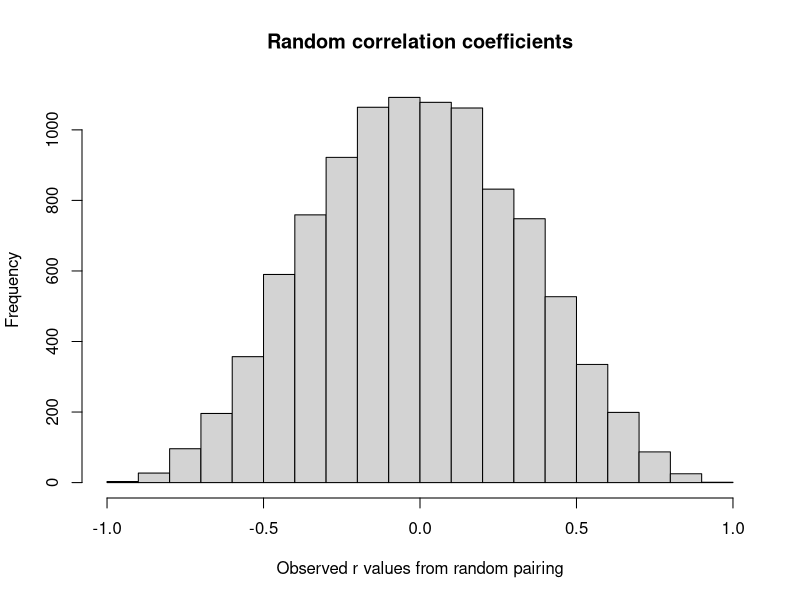

The R script that drew this image:
## ---- chunk 1
# Read the data file containing athletic and IQ scores.
ath_iq_df <- read.csv('data/athletic_iq.csv')

# Turn athletic and IQ scores into vectors.
ath = ath_iq_df$athletic_score
iq = ath_iq_df$iq_score

# Calculate correlation coefficient.
actual_r <- cor(ath, iq)

# Set the number of trials for the null-world simulation.
n_trials <- 10000

# An empty array to store the trial results.
results <- numeric(n_trials)

# Do 10,000 experiments.
for (i in 1:n_trials) {
    # Shuffle the IQ scores so we can pair them against athletic scores.
    shuffled <- sample(iq)
    # Calculate the correlation coefficient.
    fake_r <- cor(ath, shuffled)
    # Keep track of the result in results array.
    results[i] <- fake_r
    # End one trial, go back and repeat until 10000 trials are complete.
}

# Obtain a histogram of the trial results.
hist(results, breaks=25,
    main='Random correlation coefficients',
    xlab='Observed r values from random pairing')

# Determine in how many trials the random r value was greater than
# the observed r value.
k <- sum(results >= actual_r)
# Convert to a proportion.
kk <- k / n_trials
# Print the result.
message('Proportion of random pairings giving r >= observed: ', kk)
